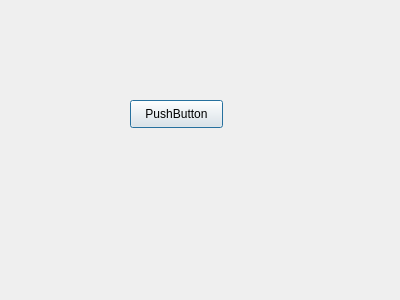
<?xml version="1.0" encoding="UTF-8"?>
<ui version="4.0">
 <class>Dialog</class>
 <widget class="QDialog" name="Dialog">
  <property name="geometry">
   <rect>
    <x>0</x>
    <y>0</y>
    <width>400</width>
    <height>300</height>
   </rect>
  </property>
  <property name="windowTitle">
   <string>Dialog</string>
  </property>
  <widget class="QPushButton" name="pushButton">
   <property name="geometry">
    <rect>
     <x>130</x>
     <y>100</y>
     <width>93</width>
     <height>28</height>
    </rect>
   </property>
   <property name="text">
    <string>PushButton</string>
   </property>
  </widget>
 </widget>
 <layoutdefault spacing="6" margin="11"/>
 <resources/>
 <connections/>
</ui>
